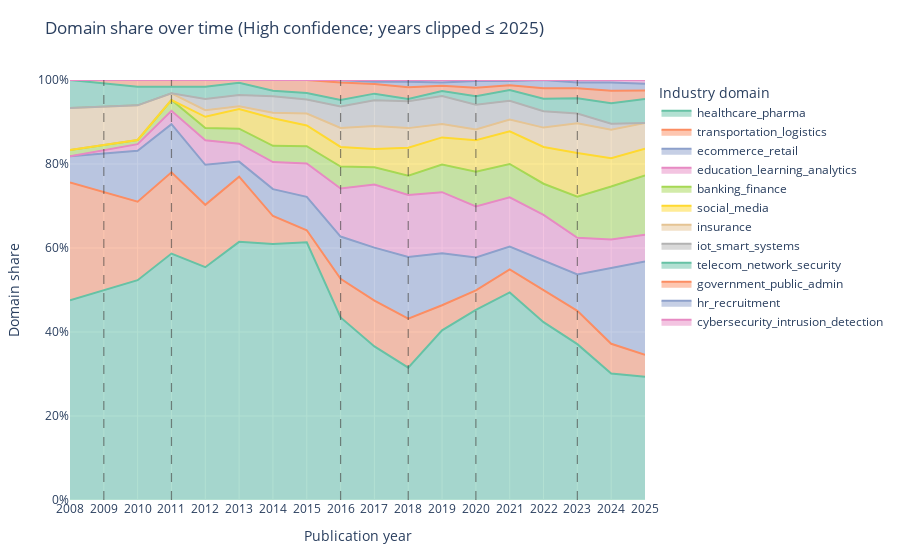

The code cell stored with this chart in its notebook:
### Markdown cell above
### Figure 7: Domain share over time

Stacked area chart showing, for each publication year, the **proportion** of **distinct regulated features** attributed to each **industry domain** within the High-confidence corpus.  
Vertical dashed lines mark regulation **enactment years**.

**Interpretation:** Figure 7 shows how the share of distinct regulated features across domains evolves over time. Early years are dominated almost exclusively by the healthcare/pharma domain. Starting around the mid‑2010s, other sectors — such as transportation/logistics, e‑commerce/retail, education and social media — begin to gain prominence. By the early 2020s, transportation/logistics becomes one of the largest contributors, while healthcare remains significant but less dominant, indicating diversification of regulated data sources over time.

### Code cell
MIN_TOTAL_DISTINCT_PER_YEAR = 15
ROLLING_YEARS = 3 # centred rolling window for smoothing shares (set to 1 to disable)

# 1) High-confidence scope and year clipping
f7 = merged_df.loc[merged_df['confidence'] == 'High'].copy()
f7['year_int'] = f7['year_int'].clip(upper=2025)

# 2) Distinct features per (year, domain) and year totals
yd = (
    f7.groupby(['year_int', 'domain'])['feature_clean']
      .nunique()
      .reset_index(name='distinct_features')
)
if yd.empty:
    raise ValueError("No data for Figure 7 after filtering to High confidence.")

year_totals = yd.groupby('year_int')['distinct_features'].transform('sum')
yd['share'] = yd['distinct_features'] / year_totals.replace({0: 1})

# 3) Remove years with tiny denominators to avoid 0%/100% artefacts
kept_years = (
    yd.groupby('year_int')['distinct_features'].sum()
      .loc[lambda s: s >= MIN_TOTAL_DISTINCT_PER_YEAR]
      .index
)
yd = yd[yd['year_int'].isin(kept_years)].copy()
if yd.empty:
    raise ValueError(
        f"After applying MIN_TOTAL_DISTINCT_PER_YEAR={MIN_TOTAL_DISTINCT_PER_YEAR}, "
        "no years remain. Lower the threshold if needed."
    )

# 4) Pivot to wide (years × domains), smooth, and renormalise to preserve 100% per year
pivot = yd.pivot(index='year_int', columns='domain', values='share').fillna(0).sort_index()

if ROLLING_YEARS > 1:
    pivot = pivot.rolling(window=ROLLING_YEARS, center=True, min_periods=1).mean()

row_sums = pivot.sum(axis=1).replace(0, 1)
pivot = pivot.div(row_sums, axis=0)

yd_sm = pivot.reset_index().melt(id_vars='year_int', var_name='domain', value_name='share')

# 5) Stable domain ordering (overall contribution across kept years)
domain_order = (
    yd_sm.groupby('domain')['share'].mean()
         .sort_values(ascending=False)
         .index
)

# 6) Plot — stacked area
fig7 = px.area(
    yd_sm.sort_values(['year_int', 'domain']),
    x='year_int',
    y='share',
    color='domain',
    category_orders={'domain': list(domain_order)},
    title='Domain share over time (High confidence; years clipped ≤ 2025)',
    labels={'year_int': 'Publication year', 'share': 'Domain share', 'domain': 'Industry domain'},
    color_discrete_sequence=px.colors.qualitative.Set2
)

xmin = int(yd_sm['year_int'].min())
fig7.update_xaxes(range=[xmin, 2025], tickmode='linear', dtick=1)
fig7.update_yaxes(range=[0, 1], tickformat='.0%')

fig7.update_layout(
    height=560,
    margin=dict(l=70, r=40, t=80, b=60),
    legend_title_text='Industry domain',
    title={'y': 0.96}
)

# 7) Use enact years as vertical lines
_ENACT = globals().get('ENACT_YEARS', globals().get('enact_years', None))
if _ENACT is None:
    raise NameError("ENACT_YEARS (or enact_years) must be defined earlier (see External inputs cell).")
years_to_mark = sorted({
    int(min(y, 2025)) for y in _ENACT.values()
    if isinstance(y, (int, float)) and y >= xmin
})
for yr in years_to_mark:
    fig7.add_vline(x=yr, line_dash='dash', line_color='rgba(60,60,60,0.6)', line_width=1.2)

fig7.show()

### Figure 1 — Plotly figure (JSON) as saved in the notebook; plotly's stock layout.template omitted (floating-point values rounded to 4 significant figures)
{"data": [{"fillpattern": {"shape": ""}, "hovertemplate": "Industry domain=healthcare_pharma<br>Publication year=%{x}<br>Domain share=%{y}<extra></extra>", "legendgroup": "healthcare_pharma", "line": {"color": "rgb(102,194,165)"}, "marker": {"symbol": "circle"}, "mode": "lines", "name": "healthcare_pharma", "orientation": "v", "showlegend": true, "stackgroup": "1", "type": "scatter", "x": [2008.0, 2010.0, 2011.0, 2012.0, 2013.0, 2014.0, 2015.0, 2016.0, 2017.0, 2018.0, 2019.0, 2020.0, 2021.0, 2022.0, 2023.0, 2024.0, 2025.0], "xaxis": "x", "y": [0.4755, 0.5233, 0.5868, 0.5543, 0.6146, 0.6098, 0.6136, 0.4346, 0.3656, 0.3151, 0.404, 0.4525, 0.4943, 0.4234, 0.3711, 0.3012, 0.2932], "yaxis": "y"}, {"fillpattern": {"shape": ""}, "hovertemplate": "Industry domain=transportation_logistics<br>Publication year=%{x}<br>Domain share=%{y}<extra></extra>", "legendgroup": "transportation_logistics", "line": {"color": "rgb(252,141,98)"}, "marker": {"symbol": "circle"}, "mode": "lines", "name": "transportation_logistics", "orientation": "v", "showlegend": true, "stackgroup": "1", "type": "scatter", "x": [2008.0, 2010.0, 2011.0, 2012.0, 2013.0, 2014.0, 2015.0, 2016.0, 2017.0, 2018.0, 2019.0, 2020.0, 2021.0, 2022.0, 2023.0, 2024.0, 2025.0], "xaxis": "x", "y": [0.2804, 0.1869, 0.1933, 0.1486, 0.1552, 0.06629, 0.02858, 0.09209, 0.1091, 0.1167, 0.05976, 0.04665, 0.05464, 0.07724, 0.07921, 0.07069, 0.05227], "yaxis": "y"}, {"fillpattern": {"shape": ""}, "hovertemplate": "Industry domain=ecommerce_retail<br>Publication year=%{x}<br>Domain share=%{y}<extra></extra>", "legendgroup": "ecommerce_retail", "line": {"color": "rgb(141,160,203)"}, "marker": {"symbol": "circle"}, "mode": "lines", "name": "ecommerce_retail", "orientation": "v", "showlegend": true, "stackgroup": "1", "type": "scatter", "x": [2008.0, 2010.0, 2011.0, 2012.0, 2013.0, 2014.0, 2015.0, 2016.0, 2017.0, 2018.0, 2019.0, 2020.0, 2021.0, 2022.0, 2023.0, 2024.0, 2025.0], "xaxis": "x", "y": [0.06275, 0.1212, 0.1148, 0.09524, 0.03587, 0.06403, 0.07965, 0.1006, 0.1263, 0.1469, 0.1236, 0.07847, 0.05445, 0.06905, 0.08684, 0.1807, 0.2227], "yaxis": "y"}, {"fillpattern": {"shape": ""}, "hovertemplate": "Industry domain=education_learning_analytics<br>Publication year=%{x}<br>Domain share=%{y}<extra></extra>", "legendgroup": "education_learning_analytics", "line": {"color": "rgb(231,138,195)"}, "marker": {"symbol": "circle"}, "mode": "lines", "name": "education_learning_analytics", "orientation": "v", "showlegend": true, "stackgroup": "1", "type": "scatter", "x": [2008.0, 2010.0, 2011.0, 2012.0, 2013.0, 2014.0, 2015.0, 2016.0, 2017.0, 2018.0, 2019.0, 2020.0, 2021.0, 2022.0, 2023.0, 2024.0, 2025.0], "xaxis": "x", "y": [0.0, 0.01587, 0.03175, 0.05841, 0.04254, 0.0644, 0.0794, 0.1145, 0.1504, 0.1475, 0.1455, 0.1211, 0.1171, 0.1091, 0.08708, 0.06751, 0.06364], "yaxis": "y"}, {"fillpattern": {"shape": ""}, "hovertemplate": "Industry domain=banking_finance<br>Publication year=%{x}<br>Domain share=%{y}<extra></extra>", "legendgroup": "banking_finance", "line": {"color": "rgb(166,216,84)"}, "marker": {"symbol": "circle"}, "mode": "lines", "name": "banking_finance", "orientation": "v", "showlegend": true, "stackgroup": "1", "type": "scatter", "x": [2008.0, 2010.0, 2011.0, 2012.0, 2013.0, 2014.0, 2015.0, 2016.0, 2017.0, 2018.0, 2019.0, 2020.0, 2021.0, 2022.0, 2023.0, 2024.0, 2025.0], "xaxis": "x", "y": [0.01471, 0.009804, 0.02568, 0.02921, 0.03587, 0.03887, 0.04116, 0.05204, 0.04092, 0.04597, 0.06595, 0.08284, 0.07953, 0.07426, 0.0981, 0.1262, 0.1409], "yaxis": "y"}, {"fillpattern": {"shape": ""}, "hovertemplate": "Industry domain=social_media<br>Publication year=%{x}<br>Domain share=%{y}<extra></extra>", "legendgroup": "social_media", "line": {"color": "rgb(255,217,47)"}, "marker": {"symbol": "circle"}, "mode": "lines", "name": "social_media", "orientation": "v", "showlegend": true, "stackgroup": "1", "type": "scatter", "x": [2008.0, 2010.0, 2011.0, 2012.0, 2013.0, 2014.0, 2015.0, 2016.0, 2017.0, 2018.0, 2019.0, 2020.0, 2021.0, 2022.0, 2023.0, 2024.0, 2025.0], "xaxis": "x", "y": [0.0, 0.0, 0.0, 0.02667, 0.04667, 0.06553, 0.04928, 0.04683, 0.04346, 0.06664, 0.06455, 0.07513, 0.078, 0.08763, 0.104, 0.06751, 0.06364], "yaxis": "y"}, {"fillpattern": {"shape": ""}, "hovertemplate": "Industry domain=insurance<br>Publication year=%{x}<br>Domain share=%{y}<extra></extra>", "legendgroup": "insurance", "line": {"color": "rgb(229,196,148)"}, "marker": {"symbol": "circle"}, "mode": "lines", "name": "insurance", "orientation": "v", "showlegend": true, "stackgroup": "1", "type": "scatter", "x": [2008.0, 2010.0, 2011.0, 2012.0, 2013.0, 2014.0, 2015.0, 2016.0, 2017.0, 2018.0, 2019.0, 2020.0, 2021.0, 2022.0, 2023.0, 2024.0, 2025.0], "xaxis": "x", "y": [0.1, 0.08254, 0.01587, 0.01587, 0.006667, 0.01296, 0.02858, 0.04531, 0.05452, 0.04665, 0.03209, 0.02528, 0.02794, 0.04599, 0.07063, 0.06779, 0.06136], "yaxis": "y"}, {"fillpattern": {"shape": ""}, "hovertemplate": "Industry domain=iot_smart_systems<br>Publication year=%{x}<br>Domain share=%{y}<extra></extra>", "legendgroup": "iot_smart_systems", "line": {"color": "rgb(179,179,179)"}, "marker": {"symbol": "circle"}, "mode": "lines", "name": "iot_smart_systems", "orientation": "v", "showlegend": true, "stackgroup": "1", "type": "scatter", "x": [2008.0, 2010.0, 2011.0, 2012.0, 2013.0, 2014.0, 2015.0, 2016.0, 2017.0, 2018.0, 2019.0, 2020.0, 2021.0, 2022.0, 2023.0, 2024.0, 2025.0], "xaxis": "x", "y": [0.0, 0.0, 0.0, 0.02667, 0.02667, 0.03925, 0.03341, 0.05096, 0.06163, 0.06406, 0.06638, 0.05907, 0.04449, 0.03896, 0.02302, 0.01434, 0.0], "yaxis": "y"}, {"fillpattern": {"shape": ""}, "hovertemplate": "Industry domain=telecom_network_security<br>Publication year=%{x}<br>Domain share=%{y}<extra></extra>", "legendgroup": "telecom_network_security", "line": {"color": "rgb(102,194,165)"}, "marker": {"symbol": "circle"}, "mode": "lines", "name": "telecom_network_security", "orientation": "v", "showlegend": true, "stackgroup": "1", "type": "scatter", "x": [2008.0, 2010.0, 2011.0, 2012.0, 2013.0, 2014.0, 2015.0, 2016.0, 2017.0, 2018.0, 2019.0, 2020.0, 2021.0, 2022.0, 2023.0, 2024.0, 2025.0], "xaxis": "x", "y": [0.06667, 0.04444, 0.01587, 0.02921, 0.02921, 0.01333, 0.01562, 0.01563, 0.01562, 0.005168, 0.01179, 0.02049, 0.02573, 0.02987, 0.03632, 0.04863, 0.05682], "yaxis": "y"}, {"fillpattern": {"shape": ""}, "hovertemplate": "Industry domain=government_public_admin<br>Publication year=%{x}<br>Domain share=%{y}<extra></extra>", "legendgroup": "government_public_admin", "line": {"color": "rgb(252,141,98)"}, "marker": {"symbol": "circle"}, "mode": "lines", "name": "government_public_admin", "orientation": "v", "showlegend": true, "stackgroup": "1", "type": "scatter", "x": [2008.0, 2010.0, 2011.0, 2012.0, 2013.0, 2014.0, 2015.0, 2016.0, 2017.0, 2018.0, 2019.0, 2020.0, 2021.0, 2022.0, 2023.0, 2024.0, 2025.0], "xaxis": "x", "y": [0.0, 0.01587, 0.01587, 0.01587, 0.006667, 0.02553, 0.03074, 0.04162, 0.02275, 0.02788, 0.01254, 0.01979, 0.01119, 0.02511, 0.02393, 0.02977, 0.02045], "yaxis": "y"}, {"fillpattern": {"shape": ""}, "hovertemplate": "Industry domain=hr_recruitment<br>Publication year=%{x}<br>Domain share=%{y}<extra></extra>", "legendgroup": "hr_recruitment", "line": {"color": "rgb(141,160,203)"}, "marker": {"symbol": "circle"}, "mode": "lines", "name": "hr_recruitment", "orientation": "v", "showlegend": true, "stackgroup": "1", "type": "scatter", "x": [2008.0, 2010.0, 2011.0, 2012.0, 2013.0, 2014.0, 2015.0, 2016.0, 2017.0, 2018.0, 2019.0, 2020.0, 2021.0, 2022.0, 2023.0, 2024.0, 2025.0], "xaxis": "x", "y": [0.0, 0.0, 0.0, 0.0, 0.0, 0.0, 0.0, 0.005848, 0.005848, 0.0136, 0.007752, 0.01645, 0.01043, 0.01939, 0.01373, 0.01957, 0.01591], "yaxis": "y"}, {"fillpattern": {"shape": ""}, "hovertemplate": "Industry domain=cybersecurity_intrusion_detection<br>Publication year=%{x}<br>Domain share=%{y}<extra></extra>", "legendgroup": "cybersecurity_intrusion_detection", "line": {"color": "rgb(231,138,195)"}, "marker": {"symbol": "circle"}, "mode": "lines", "name": "cybersecurity_intrusion_detection", "orientation": "v", "showlegend": true, "stackgroup": "1", "type": "scatter", "x": [2008.0, 2010.0, 2011.0, 2012.0, 2013.0, 2014.0, 2015.0, 2016.0, 2017.0, 2018.0, 2019.0, 2020.0, 2021.0, 2022.0, 2023.0, 2024.0, 2025.0], "xaxis": "x", "y": [0.0, 0.0, 0.0, 0.0, 0.0, 0.0, 0.0, 0.0, 0.003876, 0.003876, 0.006083, 0.002208, 0.002208, 0.0, 0.006061, 0.006061, 0.009091], "yaxis": "y"}], "layout": {"height": 560, "legend": {"title": {"text": "Industry domain"}, "tracegroupgap": 0}, "margin": {"b": 60, "l": 70, "r": 40, "t": 80}, "shapes": [{"line": {"color": "rgba(60,60,60,0.6)", "dash": "dash", "width": 1.2}, "type": "line", "x0": 2009, "x1": 2009, "xref": "x", "y0": 0, "y1": 1, "yref": "y domain"}, {"line": {"color": "rgba(60,60,60,0.6)", "dash": "dash", "width": 1.2}, "type": "line", "x0": 2011, "x1": 2011, "xref": "x", "y0": 0, "y1": 1, "yref": "y domain"}, {"line": {"color": "rgba(60,60,60,0.6)", "dash": "dash", "width": 1.2}, "type": "line", "x0": 2016, "x1": 2016, "xref": "x", "y0": 0, "y1": 1, "yref": "y domain"}, {"line": {"color": "rgba(60,60,60,0.6)", "dash": "dash", "width": 1.2}, "type": "line", "x0": 2018, "x1": 2018, "xref": "x", "y0": 0, "y1": 1, "yref": "y domain"}, {"line": {"color": "rgba(60,60,60,0.6)", "dash": "dash", "width": 1.2}, "type": "line", "x0": 2020, "x1": 2020, "xref": "x", "y0": 0, "y1": 1, "yref": "y domain"}, {"line": {"color": "rgba(60,60,60,0.6)", "dash": "dash", "width": 1.2}, "type": "line", "x0": 2023, "x1": 2023, "xref": "x", "y0": 0, "y1": 1, "yref": "y domain"}], "title": {"text": "Domain share over time (High confidence; years clipped ≤ 2025)", "y": 0.96}, "xaxis": {"anchor": "y", "domain": [0, 1], "dtick": 1, "range": [2008, 2025], "tickmode": "linear", "title": {"text": "Publication year"}}, "yaxis": {"anchor": "x", "domain": [0, 1], "range": [0, 1], "tickformat": ".0%", "title": {"text": "Domain share"}}}}
